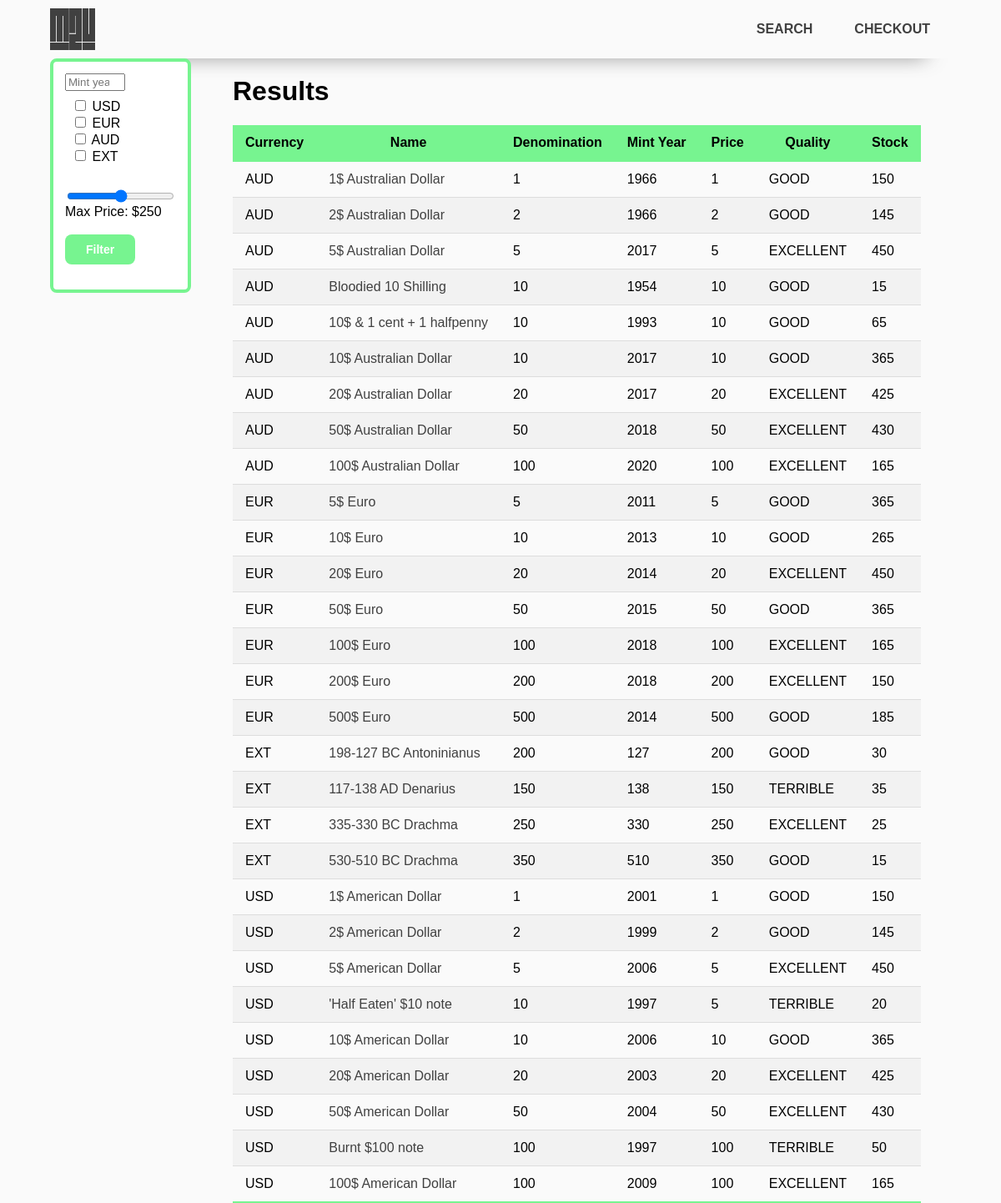
Screenshot of /Search.php with the database file from the repository.
### tables this page shows
CREATE TABLE Products_status (
    product_id CHAR(10) NOT NULL,
    product_name VARCHAR(30) NOT NULL,
    price int NOT NULL,
    quality VARCHAR(100) NOT NULL DEFAULT "GOOD",
    shipping_status VARCHAR(100) NOT NULL DEFAULT "IN WAREHOUSE",
    quantity INT NOT NULL,
    PRIMARY KEY(product_id, quality, shipping_status),
    FOREIGN KEY (product_id) REFERENCES Products (product_id)
);

CREATE TABLE Products(
    product_id CHAR(10) NOT NULL UNIQUE,
    currency VARCHAR(100) NOT NULL,
    denomination SMALLINT NOT NULL,
    mint_year INT NOT NULL,
    product_image VARCHAR(100) NOT NULL,
    PRIMARY KEY (product_id) 
);

### db_functions.php (the view, shortened to what this page needs)
<?php
$header = ["Currency", "Name", "Denomination", "Mint Year", "Price", "Quality", "Stock"];
function display_search_results($conn, $filter_currency, $year, $cost)
{
    global $header;
    $sql = "SELECT Products.product_id, currency, product_name, denomination, mint_year, price, quality, quantity
            FROM Products
            CROSS JOIN Products_status
            ON Products.product_id = Products_status.product_id
            WHERE shipping_status = 'IN WAREHOUSE'";
    $ret = null;
    if($result = mysqli_query($conn, $sql))
    {
        if(mysqli_num_rows($result) > 0)
        {
            echo '<h1> Results </h1>', "\n";
            echo "\t\t\t", '<table id="results">', "\n";
            echo "\t\t\t\t", "<thead>";
            echo "\t\t\t\t\t", '<tr>', "\n";
            foreach($header as $label)
            {
                echo "\t\t\t\t\t\t", '<th>', $label, "</th>", "\n";
            }
            echo "\t\t\t\t\t", '</tr>', "\n";
            echo "</thead>";
            echo "<tbody>";
            while($row = mysqli_fetch_assoc($result))
            {
                echo "\t\t\t\t\t", '<tr>', "\n";
                foreach($row as $attribute => $value)
                {
                    if($attribute == "product_id")
                    {
                        continue;
                    }
                    else if($attribute == "product_name")
                    {
                        echo "\t\t\t\t\t\t", '<td>', '<a href=Product.php?element=',$row["product_id"], '>', $value, '</a>' ,"</td>", "\n";
                    }
                    else
                    {
                        echo "\t\t\t\t\t\t", '<td>', $value, "</td>", "\n";
                    }
                }
            }
            echo "\t\t\t", "</table>", "\n";
        }
        else
        {
            echo "\t\t\t", "<p> no results found </p>";
        }
    }
    else
    {
        echo "\t\t\t", "<p> sql query faliure</p>";
    }
    return $ret;
}
?>

### Styles/styles.css (style rules this page uses)
body { background-color: rgb(250, 250, 250); font-family: Verdana, Helvetica, sans-serif; margin: 0 5% 0 5%; }
table { border-collapse: collapse; }
td { padding: 12px 15px; }
tr { border-bottom: 1px solid #dddddd; }
tr:nth-child(even) { background-color: #f2f2f2; }
tr:last-of-type { border-bottom: 2px solid #77F490; }
th { background-color: #77F490; color: black; padding: 12px 15px; }

### Styles/headerstyle.css (style rules this page uses)
a { text-decoration: none; color: #404040; }

### rows the page displays
products_status: product.currency "AUD", product_name "1$ Australian Dollar", product.denomination "1", product.mint_year "1966", price "1", quality "GOOD", quantity "150"
products_status: product.currency "AUD", product_name "2$ Australian Dollar", product.denomination "2", product.mint_year "1966", price "2", quality "GOOD", quantity "145"
products_status: product.currency "AUD", product_name "5$ Australian Dollar", product.denomination "5", product.mint_year "2017", price "5", quality "EXCELLENT", quantity "450"
products_status: product.currency "AUD", product_name "Bloodied 10 Shilling", product.denomination "10", product.mint_year "1954", price "10", quality "GOOD", quantity "15"
products_status: product.currency "AUD", product_name "10$ & 1 cent + 1 halfpenny", product.denomination "10", product.mint_year "1993", price "10", quality "GOOD", quantity "65"
products_status: product.currency "AUD", product_name "10$ Australian Dollar", product.denomination "10", product.mint_year "2017", price "10", quality "GOOD", quantity "365"
products_status: product.currency "AUD", product_name "20$ Australian Dollar", product.denomination "20", product.mint_year "2017", price "20", quality "EXCELLENT", quantity "425"
products_status: product.currency "AUD", product_name "50$ Australian Dollar", product.denomination "50", product.mint_year "2018", price "50", quality "EXCELLENT", quantity "430"
products_status: product.currency "AUD", product_name "100$ Australian Dollar", product.denomination "100", product.mint_year "2020", price "100", quality "EXCELLENT", quantity "165"
products_status: product.currency "EUR", product_name "5$ Euro", product.denomination "5", product.mint_year "2011", price "5", quality "GOOD", quantity "365"
products_status: product.currency "EUR", product_name "10$ Euro", product.denomination "10", product.mint_year "2013", price "10", quality "GOOD", quantity "265"
products_status: product.currency "EUR", product_name "20$ Euro", product.denomination "20", product.mint_year "2014", price "20", quality "EXCELLENT", quantity "450"
products_status: product.currency "EUR", product_name "50$ Euro", product.denomination "50", product.mint_year "2015", price "50", quality "GOOD", quantity "365"
products_status: product.currency "EUR", product_name "100$ Euro", product.denomination "100", product.mint_year "2018", price "100", quality "EXCELLENT", quantity "165"
products_status: product.currency "EUR", product_name "200$ Euro", product.denomination "200", product.mint_year "2018", price "200", quality "EXCELLENT", quantity "150"
products_status: product.currency "EUR", product_name "500$ Euro", product.denomination "500", product.mint_year "2014", price "500", quality "GOOD", quantity "185"
products_status: product.currency "EXT", product_name "198-127 BC Antoninianus", product.denomination "200", product.mint_year "127", price "200", quality "GOOD", quantity "30"
products_status: product.currency "EXT", product_name "117-138 AD Denarius", product.denomination "150", product.mint_year "138", price "150", quality "TERRIBLE", quantity "35"
products_status: product.currency "EXT", product_name "335-330 BC Drachma", product.denomination "250", product.mint_year "330", price "250", quality "EXCELLENT", quantity "25"
products_status: product.currency "EXT", product_name "530-510 BC Drachma", product.denomination "350", product.mint_year "510", price "350", quality "GOOD", quantity "15"
products_status: product.currency "USD", product_name "1$ American Dollar", product.denomination "1", product.mint_year "2001", price "1", quality "GOOD", quantity "150"
products_status: product.currency "USD", product_name "2$ American Dollar", product.denomination "2", product.mint_year "1999", price "2", quality "GOOD", quantity "145"
products_status: product.currency "USD", product_name "5$ American Dollar", product.denomination "5", product.mint_year "2006", price "5", quality "EXCELLENT", quantity "450"
products_status: product.currency "USD", product_name "'Half Eaten' $10 note", product.denomination "10", product.mint_year "1997", price "5", quality "TERRIBLE", quantity "20"
products_status: product.currency "USD", product_name "10$ American Dollar", product.denomination "10", product.mint_year "2006", price "10", quality "GOOD", quantity "365"
products_status: product.currency "USD", product_name "20$ American Dollar", product.denomination "20", product.mint_year "2003", price "20", quality "EXCELLENT", quantity "425"
products_status: product.currency "USD", product_name "50$ American Dollar", product.denomination "50", product.mint_year "2004", price "50", quality "EXCELLENT", quantity "430"
products_status: product.currency "USD", product_name "Burnt $100 note", product.denomination "100", product.mint_year "1997", price "100", quality "TERRIBLE", quantity "50"
products_status: product.currency "USD", product_name "100$ American Dollar", product.denomination "100", product.mint_year "2009", price "100", quality "EXCELLENT", quantity "165"

### other values shown
$label "Currency"
$label "Name"
$label "Denomination"
$label "Mint Year"
$label "Price"
$label "Quality"
$label "Stock"
